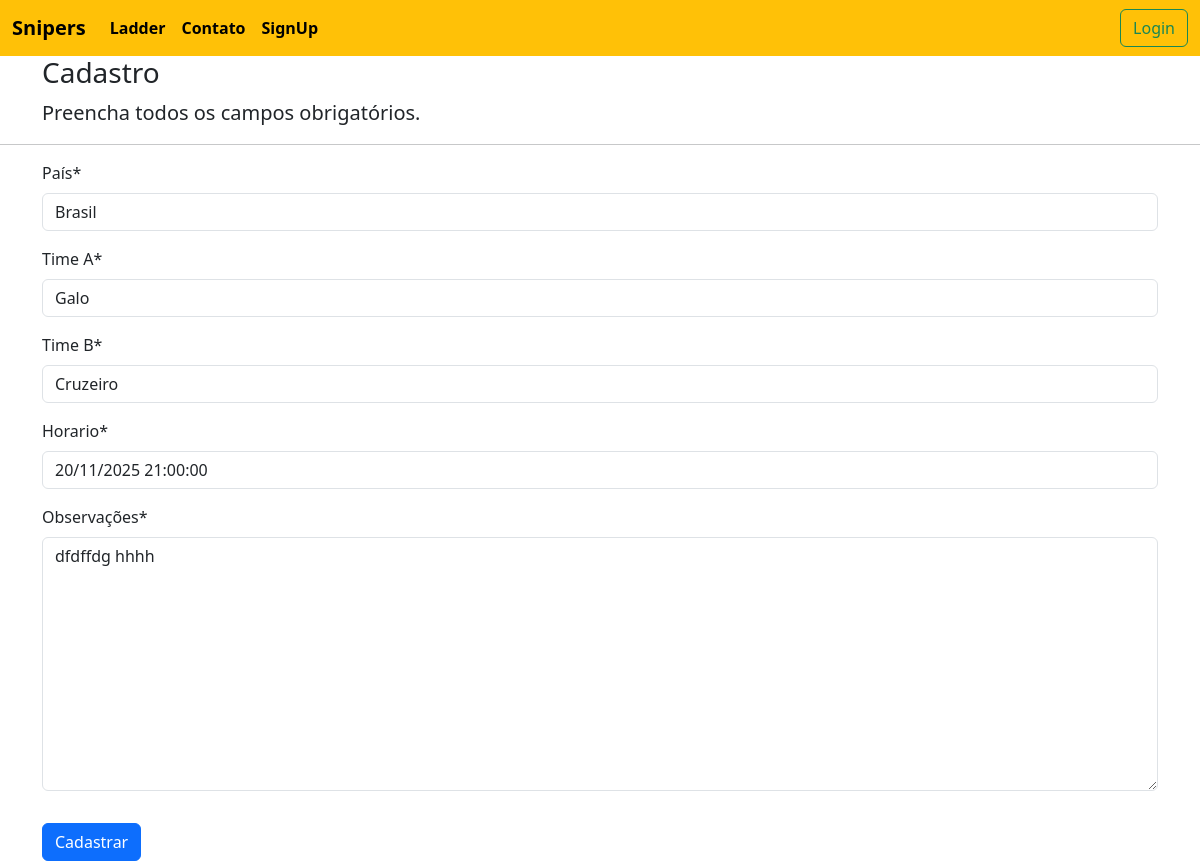
Screenshot of /atualizar/jogo/2/ with the database file from the repository.
### jogos/models.py (models this page shows, shortened)
class Jogo(models.Model):
    timea = models.CharField(max_length=50, verbose_name='Time A')
    timeb = models.CharField(max_length=50, verbose_name='Time B')
    horario = models.DateTimeField()
    pais = models.CharField(max_length=50, verbose_name="País", null=True)
    observacoes = models.TextField(verbose_name="Observações", null=True)
    usuario = models.ForeignKey(User, on_delete=models.PROTECT)

### jogos/views.py (the view)
# urls.py: path('atualizar/jogo/<int:pk>/', JogoUpdate.as_view(), name="atualizar-jogo"),
class JogoUpdate(UpdateView):
    model = Jogo
    fields = ['pais', 'timea', 'timeb', 'horario', 'observacoes']
    template_name = 'jogos/form.html'
    success_url = reverse_lazy('index')

### jogos/templates/jogos/form.html (shortened to what this page needs)
{% extends 'base.html' %}
{% load static %}
{% load crispy_forms_tags %}
{% block conteudo %}
    <div class="container">
        <h3>Cadastro</h3>
        <p class="lead">
        Preencha todos os campos obrigatórios.
        </p>
    </div>
<hr>
    <div class="container">
        <form action="" method="POST">
            {{ form|crispy }}
            <button type="submit" class="btn btn-primary mt-3" >Cadastrar</button>
        </form>
    </div>
{% endblock %}

### streams/templates/base.html (style rules this page uses)
body { padding-top: 56px; }

### rows the page displays
Jogo: pais "Brasil", timea "Galo", timeb "Cruzeiro", horario "20/11/2025 21:00:00", observacoes "dfdffdg hhhh"
